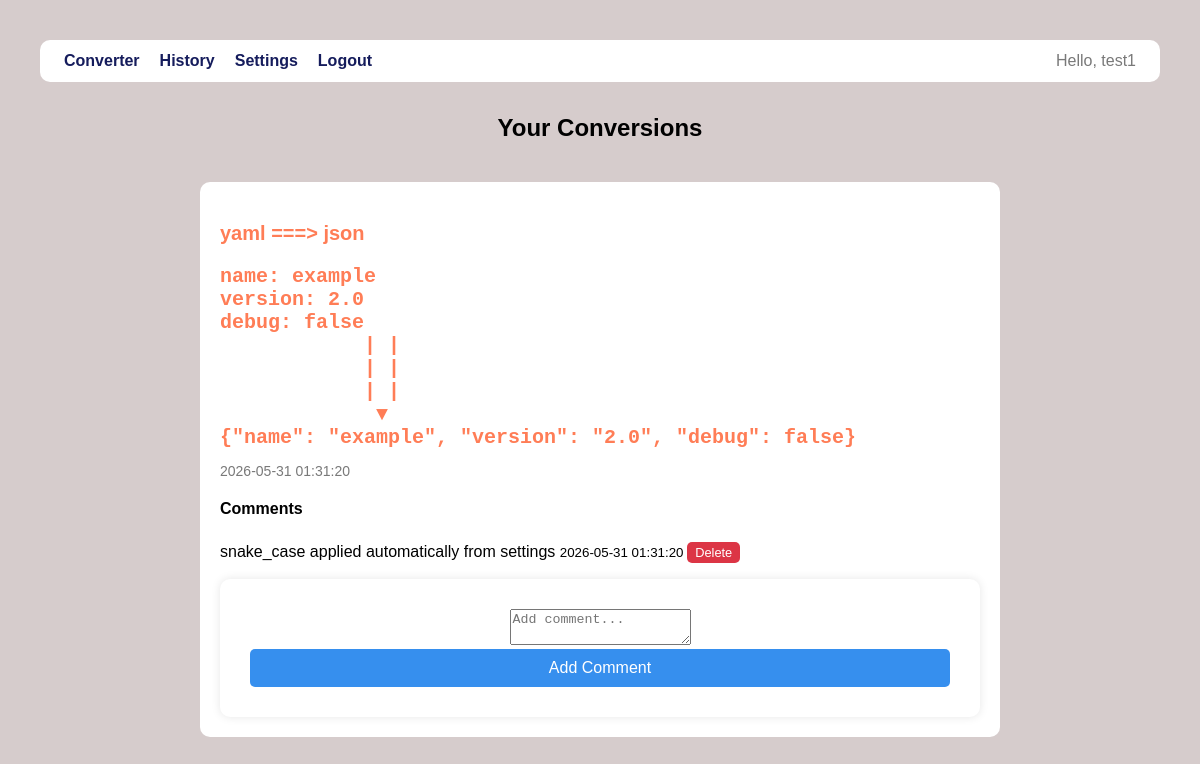
Screenshot of /history.php (signed in) with the database file from the repository.
### tables this page shows
CREATE TABLE IF NOT EXISTS conversions (
    id INT AUTO_INCREMENT PRIMARY KEY,
    user_id CHAR(36) NOT NULL,
    input_format VARCHAR(10) NOT NULL,
    output_format VARCHAR(10) NOT NULL,
    input_content TEXT NOT NULL,
    output_content TEXT NOT NULL,
    created_at TIMESTAMP DEFAULT CURRENT_TIMESTAMP,
    FOREIGN KEY (user_id) REFERENCES users(id)
);

CREATE TABLE IF NOT EXISTS conversion_comments (
    id INT AUTO_INCREMENT PRIMARY KEY,
    conversion_id INT NOT NULL,
    user_id CHAR(36) NOT NULL,
    comment TEXT NOT NULL,
    created_at TIMESTAMP DEFAULT CURRENT_TIMESTAMP,
    FOREIGN KEY (conversion_id) REFERENCES conversions(id),
    FOREIGN KEY (user_id) REFERENCES users(id)
);

### history.php (the view, shortened to what this page needs)
<?php
require_once 'includes/header.php';
require "db.php";
$sql = "SELECT *
FROM conversions
WHERE user_id = ?
ORDER BY created_at DESC";
$stmt = $conn->prepare($sql);
$stmt->execute([$_SESSION["user_id"]]);
$result = $stmt->get_result();
$conversions = $result->fetch_all(MYSQLI_ASSOC);
$sqlComm = "SELECT *
FROM conversion_comments
WHERE conversion_id = ?
ORDER BY created_at ASC";
$commentsStmt = $conn->prepare($sqlComm);
?>
<!DOCTYPE html>
<html>
<head>
    <link rel="stylesheet" href="/json_converter/public/style.css">
</head>
<body>
    <section class="container">
        <h1>Your Conversions</h1>
        <?php foreach ($conversions as $conversion): ?>
            <?php
            $commentsStmt->execute([$conversion["id"]]);
            $comments = $commentsStmt->get_result()->fetch_all(MYSQLI_ASSOC);
            ?>
            <div class="conversion-card">
                <p class="types">
                    <?= htmlspecialchars($conversion["input_format"]) ?>
                    ===&gt
                    <?= htmlspecialchars($conversion["output_format"]) ?>
                </p>
                <pre class="types">
<?= htmlspecialchars($conversion["input_content"]) ?>
            | |
            | |
            | |
             &#x25BC;
<?= htmlspecialchars($conversion["output_content"]) ?>
                </pre>
                <p class="date">
                    <?= htmlspecialchars($conversion["created_at"]) ?>
                </p>
                <div class="comments">
                <h4>Comments</h4>
                <?php if (empty($comments)): ?>
                    <p>No comments.</p>
                <?php else: ?>
                    <?php foreach ($comments as $comment): ?>
                        <div class="comment">
                            <?= htmlspecialchars($comment["comment"]) ?>
                            <small>
                                <?= htmlspecialchars($comment["created_at"]) ?>
                            </small>
                            <form class="delete-form" action="delete_comment.php" method="post">
                                <button type="submit" class="delete-btn">
                                    Delete
                                </button>
                            </form>
                        </div>
                    <?php endforeach; ?>
                <?php endif; ?>
                </div>
                    <form action="add_comment.php" method="post">
                        <textarea name="comment" required placeholder="Add comment..."></textarea>
                        <button type="submit">
                            Add Comment
                        </button>
                    </form>
            </div>
        <?php endforeach; ?>
    </section>
</body>
</html>

### public/style.css (style rules this page uses)
body { font-family: Arial, sans-serif; background-color: #d6cccc; margin: 0; padding: 40px; }
h1 { text-align: center; margin-bottom: 40px; }
form { background: #ffffff; padding: 30px; border-radius: 10px; box-shadow: 0 0 10px rgba(0,0,0,0.1); width: auto; text-align: center; }
button { width: 100%; padding: 10px; border: none; border-radius: 5px; background-color: #368fee; color: white; font-size: 16px; }
.container { max-width: 800px; margin: auto; }
.conversion-card { background: #ffffff; padding: 20px; margin-bottom: 20px; border-radius: 10px; }
.types { font-size: 20px; font-weight: bold; margin-bottom: 10px; color: #ff7d56; }
.comment { margin-bottom: 15px; line-height: 1.5; }
.date { color: #797979; font-size: 14px; }
button.delete-btn { background: #dc3545; padding: 3px 8px; font-size: 0.8rem; cursor: pointer; display: inline-flex; }
form.delete-form { background: transparent; padding: 0; margin: 0; border-radius: 0; box-shadow: none; width: auto; display: inline-flex; }

### rows the page displays
conversions: input_format "yaml", output_format "json", input_content "name: example version: 2.0 debug: false", output_content "{\"name\": \"example\", \"version\": \"2.0\", \"debug\": false}", created_at "2026-05-31 01:31:20"
conversion_comments: comment "snake_case applied automatically from settings", created_at "2026-05-31 01:31:20"

### other values shown
$_SESSION["username"] "test1"
